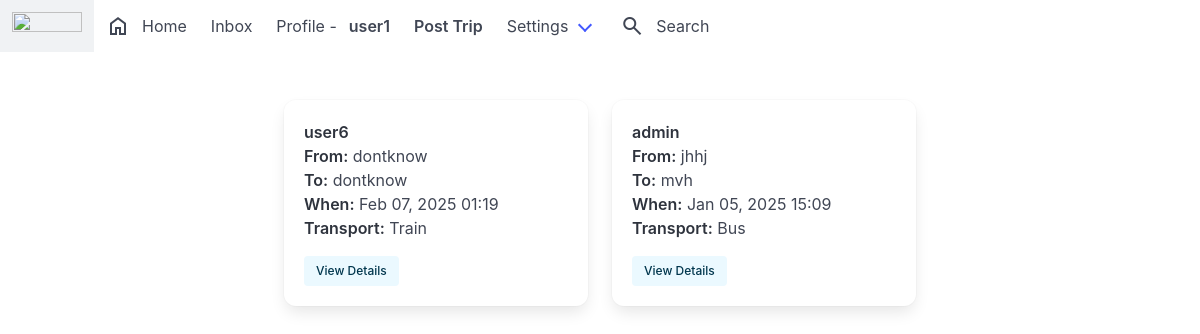
/post/tag/beer (signed in), run on the app's committed database.
### post/models.py (models this page shows, shortened)
class Post(models.Model):
    id = models.UUIDField(primary_key=True, default=uuid.uuid4, editable=False)
    leaving_from = models.TextField(max_length=100, verbose_name='Leaving_from')
    going_to = models.TextField(max_length=100, verbose_name='Going_to')
    date_time = models.DateTimeField(verbose_name='Date_Time')
    transport_mode = models.TextField(max_length=50, verbose_name='Transport_mode')
    content = models.TextField(max_length=1500, verbose_name='content')
    tags = models.ManyToManyField(Tag, related_name='tags')
    posted = models.DateTimeField(auto_now_add=True)
    user = models.ForeignKey(User, on_delete=models.CASCADE)
    def get_absolute_url(self):
        return reverse('postdetails', args=[str(self.id)])

### post/views.py (the view)
# urls.py: path('tag/<slug:tag_slug>', tags, name='tags'),
@login_required
def tags(request, tag_slug):
    tag = get_object_or_404(Tag, slug=tag_slug)
    posts = Post.objects.filter(tags=tag).order_by('-posted')
    context = {
        'tag': tag,
        'posts': posts,
    }
    return render(request, 'tag.html', context)

### direct/views.py (called while the page is built)
def checkDirects(request):
    if request.user.is_authenticated:
        directs_count = Message.objects.filter(user=request.user, is_read=False).count()
        return {'directs_count': directs_count}
    return {'directs_count': 0}

### everythingvit/templates/tag.html (shortened to what this page needs)
{% extends 'base.html' %}
{% load static %}
{% block content %}
<div class="columns is-mobile is-multiline is-centered">
  {% for post in posts %}
    <div class="column is-one-third">
      <div class="box">
        <article class="media">
          <div class="media-content">
            <div class="content">
              <p>
                <strong>{{ post.user.username }}</strong>
                <br>
                <strong>From:</strong> {{ post.leaving_from }}
                <br>
                <strong>To:</strong> {{ post.going_to }}
                <br>
                <strong>When:</strong> {{ post.date_time|date:"M d, Y H:i" }}
                <br>
                <strong>Transport:</strong> {{ post.transport_mode|title }}
              </p>
              <a href="{{ post.get_absolute_url }}" class="button is-info is-light is-small">View Details</a>
            </div>
          </div>
        </article>
      </div>
    </div>
  {% endfor %}
</div>
{% endblock %}

### everythingvit/templates/base.html (shortened to what this page needs)
{% load static %}
<!DOCTYPE html>
<html>
  <head>
    <link rel="stylesheet" type="text/css" href="{% static 'css/bulma.min.css' %}">
  </head>
  <body>
    <nav class="navbar" role="navigation" aria-label="main navigation">
  <div class="navbar-brand">
    <a class="navbar-item" type="text/css" href="{% static 'https://bulma.io' %}">
      <img src="../static/img/logo.jpg" width="70" height="70" >
    </a>
  </div>
  <div id="navbarBasicExample" class="navbar-menu">
    <div class="navbar-start">
      <a href="{% url 'index' %}" class="navbar-item">
        <span class="material-symbols-outlined">home</span>
        Home
      </a>
      <a href="{% url 'inbox' %}" class="navbar-item">
        Inbox
      </a>
      <a href="{% url 'profile' request.user %}" class="navbar-item">
        Profile - <strong>{{ request.user }}</strong>
      </a>
      <a  href="{% url 'newpost' %}" class="navbar-item">
        <strong>Post Trip</strong>
      </a>
      <div class="navbar-item has-dropdown is-hoverable">
        <a class="navbar-link">
          Settings
        </a>
      </div>
      <a href="{% url 'search' %}" class="navbar-item">
        <span class="material-symbols-outlined">search</span>
        Search
    </a>
    </div>
  </div>
</nav>
  <section class="section">
    <div class="container">
      {% block content %}
      {% endblock %}
    </div>
  </section>
  </body>
</html>

### data on the page
Post: user.username "user6", leaving_from "dontknow", going_to "dontknow", date_time "Feb 07, 2025 01:19", transport_mode "Train"
Post: user.username "admin", leaving_from "jhhj", going_to "mvh", date_time "Jan 05, 2025 15:09", transport_mode "Bus"

### other printed values
{{ request.user }} "user1"
